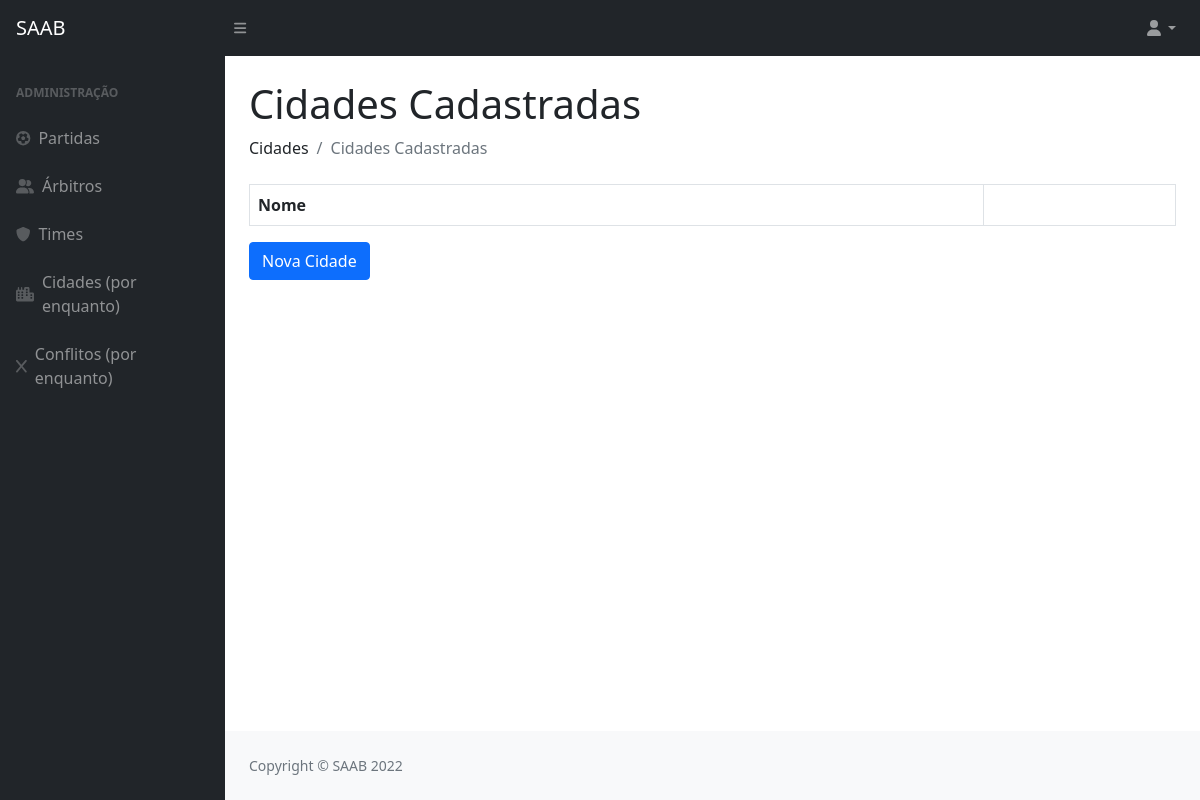
Before: /cidades/ with the older database file.
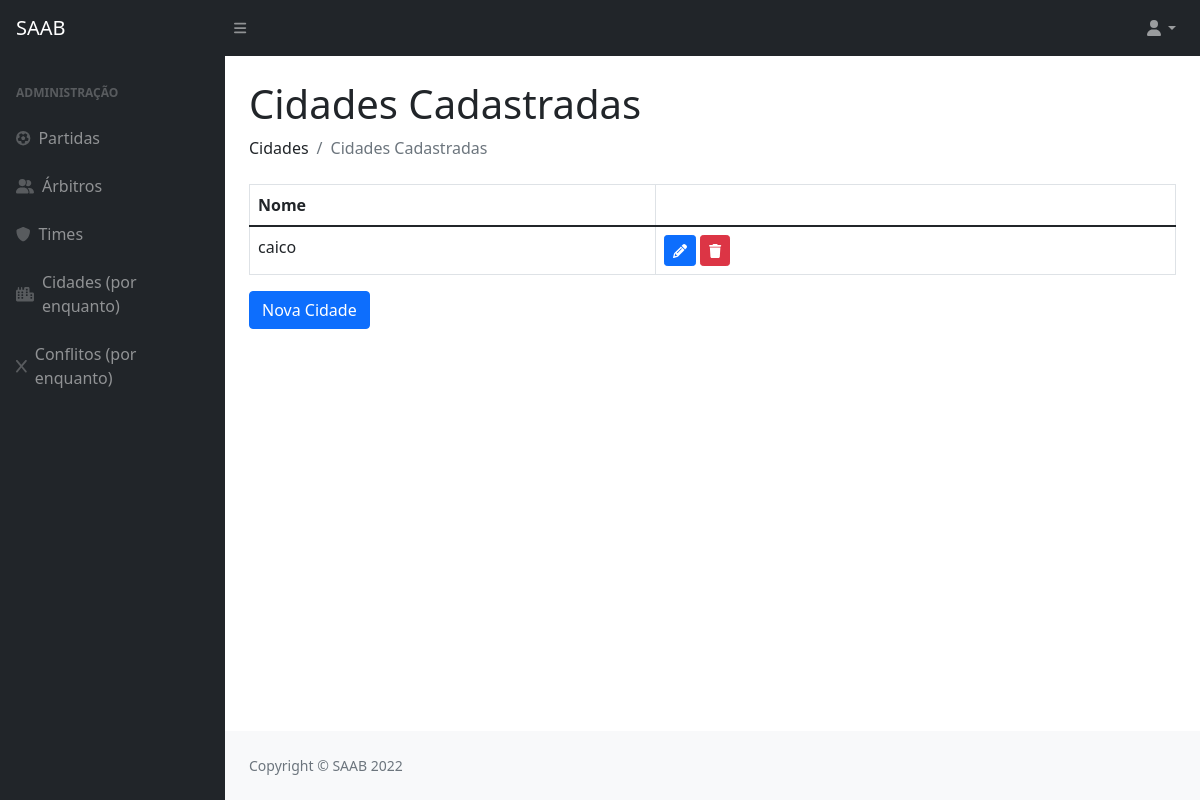
After: the same page with the newer database file.
### privado/models.py (models this page shows, shortened)
class Cidade(models.Model):
    codigo = models.AutoField(primary_key=True)
    nome = models.CharField(max_length=100)

### privado/views.py (the view)
# urls.py: path('cidades/', cidades, name="url_cidades"),
def cidades(request):
    cidd = Cidade.objects.all()
    pacote = {"cidades": cidd, "editCidade": 123}
    return render(request, "SAAB/cidades.html", pacote)

### privado/templates/SAAB/cidades.html (shortened to what this page needs)
{% extends 'SAAB/layout.html' %}
{% block conteudo %}
{% load static %}
{% load crispy_forms_tags %}
<!DOCTYPE html>
<html>
    <head>
    </head>
    <body>
        <h1 class="mt-4">Cidades Cadastradas</h1>
        <ol class="breadcrumb mb-4">
            <li class="breadcrumb-item">Cidades</li>
            <li class="breadcrumb-item active">Cidades Cadastradas</li>
        </ol>
        <table class="table table-bordered">
            <thead>
                <tr>
                    <th>Nome</th>
                    <th></th>
                </tr>
            </thead>
            {% for i in cidades %}
                <tr>
                    <td>{{ i.nome }}</td>
                    <td>
                        <a href="{% url 'url_updateCidade' i.codigo %}"><button class="btn btn-primary btn-sm"><i class="fas fa-pencil"></i></button></a>
                        <a href="{% url 'url_deleteCidade' i.codigo %}"><button class="btn btn-danger btn-sm"><i class="fas fa-trash"></i></button></a>
                    </td>
                </tr>
            {% endfor %}
        </table>
        <a href="{% url 'url_formCidade' %}"><button  class="btn btn-primary">Nova Cidade</button></a>
    </body>
</html>
{% endblock %}

Changed rows visible on the page:
added Cidade: nome "caico"
